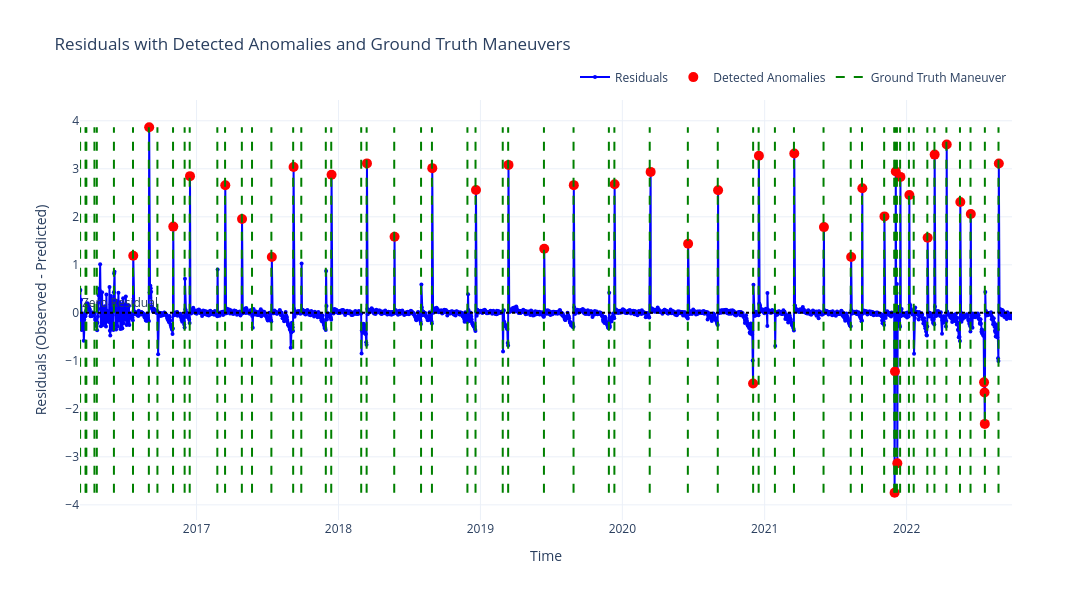

This figure's notebook cell:
### Markdown cell above
### Residuals with detected anomaly and ground truth maneuver

### Code cell
#Residual range for drawing maneuver lines 
residuals_min = df_result["residuals"].min()
residuals_max = df_result["residuals"].max()

# Create figure 
fig = go.Figure()

# Residuals
fig.add_trace(go.Scatter(
    x=df_result.index,
    y=df_result["residuals"],
    mode='lines+markers',
    name='Residuals',
    marker=dict(size=4),
    line=dict(color='blue')
))

#  Detected Anomalies
fig.add_trace(go.Scatter(
    x=df_result[df_result["anomaly"]].index,
    y=df_result[df_result["anomaly"]]["residuals"],
    mode='markers',
    name='Detected Anomalies',
    marker=dict(color='red', size=10, symbol='circle'),
    hovertemplate='Anomaly Date: %{x|%Y-%m-%d}<br>Residual: %{y:.4f}'
))

# Ground Truth Maneuver Lines
for _, row in ground_truth_df_test.iterrows():
    maneuver_date = row["Start_Timestamp"]
    fig.add_trace(go.Scatter(
        x=[maneuver_date, maneuver_date],
        y=[residuals_min, residuals_max],
        mode='lines',
        line=dict(color='green', dash='dash'),
        name='Ground Truth Maneuver',
        hoverinfo='text',
        text=[f"Maneuver Date: {maneuver_date.strftime('%Y-%m-%d')}"] * 2,
        showlegend=False
    ))
fig.add_trace(go.Scatter(
    x=[None],
    y=[None],
    mode='lines',
    line=dict(color='green', dash='dash'),
    name='Ground Truth Maneuver'
))
fig.add_hline(
    y=0,
    line_dash="dot",
    line_color="black",
    annotation_text="Zero Residual",
    annotation_position="top left"
)
fig.update_layout(
    title='Residuals with Detected Anomalies and Ground Truth Maneuvers',
    xaxis_title='Time',
    yaxis_title='Residuals (Observed - Predicted)',
    template='plotly_white',
    width=1400,
    height=600,
    legend=dict(
        orientation="h",
        yanchor="bottom",
        y=1.02,
        xanchor="right",
        x=1
    ),
    xaxis_range=[df_result.index.min(), df_result.index.max()]
)

fig.show()

### Figure 1 — Plotly figure (JSON) as saved in the notebook; plotly's stock layout.template omitted (floating-point values rounded to 4 significant figures; data arrays with more than 128 entries replaced by an {"elided": "..."} marker saying what was removed)
{"data": [{"line": {"color": "blue"}, "marker": {"size": 4}, "mode": "lines+markers", "name": "Residuals", "type": "scatter", "x": {"elided": "2382 str values"}, "y": {"elided": "2382 float values"}}, {"hovertemplate": "Anomaly Date: %{x|%Y-%m-%d}<br>Residual: %{y:.4f}", "marker": {"color": "red", "size": 10, "symbol": "circle"}, "mode": "markers", "name": "Detected Anomalies", "type": "scatter", "x": ["2016-07-22T04:45:05.575680+00:00", "2016-09-01T03:41:28.252607+00:00", "2016-11-02T03:34:02.368128+00:00", "2016-12-15T03:19:01.216128+00:00", "2017-03-15T21:16:15.042144+00:00", "2017-04-27T22:42:22.430015+00:00", "2017-07-13T14:21:12.840192+00:00", "2017-09-07T11:47:45.469535+00:00", "2017-12-14T04:22:41.753279+00:00", "2018-03-15T05:03:52.221311+00:00", "2018-05-25T04:22:49.531007+00:00", "2018-08-30T04:07:46.538688+00:00", "2018-12-20T14:09:58.006943+00:00", "2019-03-14T04:26:31.200576+00:00", "2019-06-14T03:00:37.035359+00:00", "2019-08-29T03:30:27.052416+00:00", "2019-12-12T03:07:58.987775+00:00", "2020-03-13T18:31:52.796639+00:00", "2020-06-18T03:08:08.697407+00:00", "2020-09-03T04:52:48.385919+00:00", "2020-12-02T04:19:06.321792+00:00", "2020-12-17T04:30:18.828288+00:00", "2021-03-18T03:30:32.395392+00:00", "2021-06-02T10:44:32.803296+00:00", "2021-08-11T10:29:32.710560+00:00", "2021-09-09T02:53:12.168672+00:00", "2021-11-05T01:34:41.152512+00:00", "2021-12-01T03:41:51.011231+00:00", "2021-12-02T03:15:39.499775+00:00", "2021-12-04T04:04:16.705055+00:00", "2021-12-08T04:00:33.219360+00:00", "2021-12-16T03:53:03.264575+00:00", "2022-01-08T02:15:50.967359+00:00", "2022-02-24T03:38:08.857824+00:00", "2022-03-14T04:11:47.338079+00:00", "2022-04-14T04:08:05.604575+00:00", "2022-05-19T04:00:37.243008+00:00", "2022-06-15T04:00:36.599327+00:00", "2022-07-19T04:19:15.808512+00:00", "2022-07-20T10:37:01.368479+00:00", "2022-07-21T03:26:53.338560+00:00", "2022-08-26T04:34:09.049727+00:00"], "y": [1.19, 3.865, 1.796, 2.846, 2.657, 1.954, 1.161, 3.036, 2.877, 3.112, 1.583, 3.013, 2.557, 3.081, 1.334, 2.659, 2.679, 2.935, 1.44, 2.551, -1.472, 3.273, 3.318, 1.786, 1.163, 2.594, 2.008, -3.748, -1.224, 2.944, -3.133, 2.831, 2.453, 1.565, 3.295, 3.506, 2.307, 2.058, -1.448, -1.659, -2.314, 3.111]}, {"hoverinfo": "text", "line": {"color": "green", "dash": "dash"}, "mode": "lines", "name": "Ground Truth Maneuver", "showlegend": false, "text": ["Maneuver Date: 2016-03-07", "Maneuver Date: 2016-03-07"], "type": "scatter", "x": ["2016-03-07T12:21:00+00:00", "2016-03-07T12:21:00+00:00"], "y": [-3.748, 3.865]}, {"hoverinfo": "text", "line": {"color": "green", "dash": "dash"}, "mode": "lines", "name": "Ground Truth Maneuver", "showlegend": false, "text": ["Maneuver Date: 2016-03-21", "Maneuver Date: 2016-03-21"], "type": "scatter", "x": ["2016-03-21T11:16:00+00:00", "2016-03-21T11:16:00+00:00"], "y": [-3.748, 3.865]}, {"hoverinfo": "text", "line": {"color": "green", "dash": "dash"}, "mode": "lines", "name": "Ground Truth Maneuver", "showlegend": false, "text": ["Maneuver Date: 2016-03-23", "Maneuver Date: 2016-03-23"], "type": "scatter", "x": ["2016-03-23T13:27:00+00:00", "2016-03-23T13:27:00+00:00"], "y": [-3.748, 3.865]}, {"hoverinfo": "text", "line": {"color": "green", "dash": "dash"}, "mode": "lines", "name": "Ground Truth Maneuver", "showlegend": false, "text": ["Maneuver Date: 2016-04-13", "Maneuver Date: 2016-04-13"], "type": "scatter", "x": ["2016-04-13T09:11:00+00:00", "2016-04-13T09:11:00+00:00"], "y": [-3.748, 3.865]}, {"hoverinfo": "text", "line": {"color": "green", "dash": "dash"}, "mode": "lines", "name": "Ground Truth Maneuver", "showlegend": false, "text": ["Maneuver Date: 2016-04-19", "Maneuver Date: 2016-04-19"], "type": "scatter", "x": ["2016-04-19T12:03:00+00:00", "2016-04-19T12:03:00+00:00"], "y": [-3.748, 3.865]}, {"hoverinfo": "text", "line": {"color": "green", "dash": "dash"}, "mode": "lines", "name": "Ground Truth Maneuver", "showlegend": false, "text": ["Maneuver Date: 2016-06-02", "Maneuver Date: 2016-06-02"], "type": "scatter", "x": ["2016-06-02T11:14:00+00:00", "2016-06-02T11:14:00+00:00"], "y": [-3.748, 3.865]}, {"hoverinfo": "text", "line": {"color": "green", "dash": "dash"}, "mode": "lines", "name": "Ground Truth Maneuver", "showlegend": false, "text": ["Maneuver Date: 2016-07-21", "Maneuver Date: 2016-07-21"], "type": "scatter", "x": ["2016-07-21T12:45:00+00:00", "2016-07-21T12:45:00+00:00"], "y": [-3.748, 3.865]}, {"hoverinfo": "text", "line": {"color": "green", "dash": "dash"}, "mode": "lines", "name": "Ground Truth Maneuver", "showlegend": false, "text": ["Maneuver Date: 2016-08-31", "Maneuver Date: 2016-08-31"], "type": "scatter", "x": ["2016-08-31T07:25:00+00:00", "2016-08-31T07:25:00+00:00"], "y": [-3.748, 3.865]}, {"hoverinfo": "text", "line": {"color": "green", "dash": "dash"}, "mode": "lines", "name": "Ground Truth Maneuver", "showlegend": false, "text": ["Maneuver Date: 2016-09-22", "Maneuver Date: 2016-09-22"], "type": "scatter", "x": ["2016-09-22T07:59:00+00:00", "2016-09-22T07:59:00+00:00"], "y": [-3.748, 3.865]}, {"hoverinfo": "text", "line": {"color": "green", "dash": "dash"}, "mode": "lines", "name": "Ground Truth Maneuver", "showlegend": false, "text": ["Maneuver Date: 2016-11-01", "Maneuver Date: 2016-11-01"], "type": "scatter", "x": ["2016-11-01T12:05:00+00:00", "2016-11-01T12:05:00+00:00"], "y": [-3.748, 3.865]}, {"hoverinfo": "text", "line": {"color": "green", "dash": "dash"}, "mode": "lines", "name": "Ground Truth Maneuver", "showlegend": false, "text": ["Maneuver Date: 2016-12-01", "Maneuver Date: 2016-12-01"], "type": "scatter", "x": ["2016-12-01T08:00:00+00:00", "2016-12-01T08:00:00+00:00"], "y": [-3.748, 3.865]}, {"hoverinfo": "text", "line": {"color": "green", "dash": "dash"}, "mode": "lines", "name": "Ground Truth Maneuver", "showlegend": false, "text": ["Maneuver Date: 2016-12-14", "Maneuver Date: 2016-12-14"], "type": "scatter", "x": ["2016-12-14T08:46:00+00:00", "2016-12-14T08:46:00+00:00"], "y": [-3.748, 3.865]}, {"hoverinfo": "text", "line": {"color": "green", "dash": "dash"}, "mode": "lines", "name": "Ground Truth Maneuver", "showlegend": false, "text": ["Maneuver Date: 2017-02-23", "Maneuver Date: 2017-02-23"], "type": "scatter", "x": ["2017-02-23T09:40:00+00:00", "2017-02-23T09:40:00+00:00"], "y": [-3.748, 3.865]}, {"hoverinfo": "text", "line": {"color": "green", "dash": "dash"}, "mode": "lines", "name": "Ground Truth Maneuver", "showlegend": false, "text": ["Maneuver Date: 2017-03-15", "Maneuver Date: 2017-03-15"], "type": "scatter", "x": ["2017-03-15T07:42:00+00:00", "2017-03-15T07:42:00+00:00"], "y": [-3.748, 3.865]}, {"hoverinfo": "text", "line": {"color": "green", "dash": "dash"}, "mode": "lines", "name": "Ground Truth Maneuver", "showlegend": false, "text": ["Maneuver Date: 2017-04-27", "Maneuver Date: 2017-04-27"], "type": "scatter", "x": ["2017-04-27T10:58:00+00:00", "2017-04-27T10:58:00+00:00"], "y": [-3.748, 3.865]}, {"hoverinfo": "text", "line": {"color": "green", "dash": "dash"}, "mode": "lines", "name": "Ground Truth Maneuver", "showlegend": false, "text": ["Maneuver Date: 2017-05-23", "Maneuver Date: 2017-05-23"], "type": "scatter", "x": ["2017-05-23T14:35:00+00:00", "2017-05-23T14:35:00+00:00"], "y": [-3.748, 3.865]}, {"hoverinfo": "text", "line": {"color": "green", "dash": "dash"}, "mode": "lines", "name": "Ground Truth Maneuver", "showlegend": false, "text": ["Maneuver Date: 2017-07-12", "Maneuver Date: 2017-07-12"], "type": "scatter", "x": ["2017-07-12T09:45:00+00:00", "2017-07-12T09:45:00+00:00"], "y": [-3.748, 3.865]}, {"hoverinfo": "text", "line": {"color": "green", "dash": "dash"}, "mode": "lines", "name": "Ground Truth Maneuver", "showlegend": false, "text": ["Maneuver Date: 2017-09-06", "Maneuver Date: 2017-09-06"], "type": "scatter", "x": ["2017-09-06T10:26:00+00:00", "2017-09-06T10:26:00+00:00"], "y": [-3.748, 3.865]}, {"hoverinfo": "text", "line": {"color": "green", "dash": "dash"}, "mode": "lines", "name": "Ground Truth Maneuver", "showlegend": false, "text": ["Maneuver Date: 2017-09-27", "Maneuver Date: 2017-09-27"], "type": "scatter", "x": ["2017-09-27T08:08:00+00:00", "2017-09-27T08:08:00+00:00"], "y": [-3.748, 3.865]}, {"hoverinfo": "text", "line": {"color": "green", "dash": "dash"}, "mode": "lines", "name": "Ground Truth Maneuver", "showlegend": false, "text": ["Maneuver Date: 2017-11-29", "Maneuver Date: 2017-11-29"], "type": "scatter", "x": ["2017-11-29T09:20:00+00:00", "2017-11-29T09:20:00+00:00"], "y": [-3.748, 3.865]}, {"hoverinfo": "text", "line": {"color": "green", "dash": "dash"}, "mode": "lines", "name": "Ground Truth Maneuver", "showlegend": false, "text": ["Maneuver Date: 2017-12-13", "Maneuver Date: 2017-12-13"], "type": "scatter", "x": ["2017-12-13T08:09:00+00:00", "2017-12-13T08:09:00+00:00"], "y": [-3.748, 3.865]}, {"hoverinfo": "text", "line": {"color": "green", "dash": "dash"}, "mode": "lines", "name": "Ground Truth Maneuver", "showlegend": false, "text": ["Maneuver Date: 2018-02-28", "Maneuver Date: 2018-02-28"], "type": "scatter", "x": ["2018-02-28T10:05:00+00:00", "2018-02-28T10:05:00+00:00"], "y": [-3.748, 3.865]}, {"hoverinfo": "text", "line": {"color": "green", "dash": "dash"}, "mode": "lines", "name": "Ground Truth Maneuver", "showlegend": false, "text": ["Maneuver Date: 2018-03-14", "Maneuver Date: 2018-03-14"], "type": "scatter", "x": ["2018-03-14T08:46:00+00:00", "2018-03-14T08:46:00+00:00"], "y": [-3.748, 3.865]}, {"hoverinfo": "text", "line": {"color": "green", "dash": "dash"}, "mode": "lines", "name": "Ground Truth Maneuver", "showlegend": false, "text": ["Maneuver Date: 2018-05-24", "Maneuver Date: 2018-05-24"], "type": "scatter", "x": ["2018-05-24T08:12:00+00:00", "2018-05-24T08:12:00+00:00"], "y": [-3.748, 3.865]}, {"hoverinfo": "text", "line": {"color": "green", "dash": "dash"}, "mode": "lines", "name": "Ground Truth Maneuver", "showlegend": false, "text": ["Maneuver Date: 2018-08-01", "Maneuver Date: 2018-08-01"], "type": "scatter", "x": ["2018-08-01T08:15:00+00:00", "2018-08-01T08:15:00+00:00"], "y": [-3.748, 3.865]}, {"hoverinfo": "text", "line": {"color": "green", "dash": "dash"}, "mode": "lines", "name": "Ground Truth Maneuver", "showlegend": false, "text": ["Maneuver Date: 2018-08-29", "Maneuver Date: 2018-08-29"], "type": "scatter", "x": ["2018-08-29T07:48:00+00:00", "2018-08-29T07:48:00+00:00"], "y": [-3.748, 3.865]}, {"hoverinfo": "text", "line": {"color": "green", "dash": "dash"}, "mode": "lines", "name": "Ground Truth Maneuver", "showlegend": false, "text": ["Maneuver Date: 2018-11-28", "Maneuver Date: 2018-11-28"], "type": "scatter", "x": ["2018-11-28T13:45:00+00:00", "2018-11-28T13:45:00+00:00"], "y": [-3.748, 3.865]}, {"hoverinfo": "text", "line": {"color": "green", "dash": "dash"}, "mode": "lines", "name": "Ground Truth Maneuver", "showlegend": false, "text": ["Maneuver Date: 2018-12-19", "Maneuver Date: 2018-12-19"], "type": "scatter", "x": ["2018-12-19T09:31:00+00:00", "2018-12-19T09:31:00+00:00"], "y": [-3.748, 3.865]}, {"hoverinfo": "text", "line": {"color": "green", "dash": "dash"}, "mode": "lines", "name": "Ground Truth Maneuver", "showlegend": false, "text": ["Maneuver Date: 2019-02-27", "Maneuver Date: 2019-02-27"], "type": "scatter", "x": ["2019-02-27T09:15:00+00:00", "2019-02-27T09:15:00+00:00"], "y": [-3.748, 3.865]}, {"hoverinfo": "text", "line": {"color": "green", "dash": "dash"}, "mode": "lines", "name": "Ground Truth Maneuver", "showlegend": false, "text": ["Maneuver Date: 2019-03-13", "Maneuver Date: 2019-03-13"], "type": "scatter", "x": ["2019-03-13T08:08:00+00:00", "2019-03-13T08:08:00+00:00"], "y": [-3.748, 3.865]}, {"hoverinfo": "text", "line": {"color": "green", "dash": "dash"}, "mode": "lines", "name": "Ground Truth Maneuver", "showlegend": false, "text": ["Maneuver Date: 2019-06-13", "Maneuver Date: 2019-06-13"], "type": "scatter", "x": ["2019-06-13T08:23:00+00:00", "2019-06-13T08:23:00+00:00"], "y": [-3.748, 3.865]}, {"hoverinfo": "text", "line": {"color": "green", "dash": "dash"}, "mode": "lines", "name": "Ground Truth Maneuver", "showlegend": false, "text": ["Maneuver Date: 2019-08-28", "Maneuver Date: 2019-08-28"], "type": "scatter", "x": ["2019-08-28T12:12:00+00:00", "2019-08-28T12:12:00+00:00"], "y": [-3.748, 3.865]}, {"hoverinfo": "text", "line": {"color": "green", "dash": "dash"}, "mode": "lines", "name": "Ground Truth Maneuver", "showlegend": false, "text": ["Maneuver Date: 2019-11-27", "Maneuver Date: 2019-11-27"], "type": "scatter", "x": ["2019-11-27T08:05:00+00:00", "2019-11-27T08:05:00+00:00"], "y": [-3.748, 3.865]}, {"hoverinfo": "text", "line": {"color": "green", "dash": "dash"}, "mode": "lines", "name": "Ground Truth Maneuver", "showlegend": false, "text": ["Maneuver Date: 2019-12-11", "Maneuver Date: 2019-12-11"], "type": "scatter", "x": ["2019-12-11T11:57:00+00:00", "2019-12-11T11:57:00+00:00"], "y": [-3.748, 3.865]}, {"hoverinfo": "text", "line": {"color": "green", "dash": "dash"}, "mode": "lines", "name": "Ground Truth Maneuver", "showlegend": false, "text": ["Maneuver Date: 2020-03-11", "Maneuver Date: 2020-03-11"], "type": "scatter", "x": ["2020-03-11T09:11:00+00:00", "2020-03-11T09:11:00+00:00"], "y": [-3.748, 3.865]}, {"hoverinfo": "text", "line": {"color": "green", "dash": "dash"}, "mode": "lines", "name": "Ground Truth Maneuver", "showlegend": false, "text": ["Maneuver Date: 2020-06-17", "Maneuver Date: 2020-06-17"], "type": "scatter", "x": ["2020-06-17T10:13:00+00:00", "2020-06-17T10:13:00+00:00"], "y": [-3.748, 3.865]}, {"hoverinfo": "text", "line": {"color": "green", "dash": "dash"}, "mode": "lines", "name": "Ground Truth Maneuver", "showlegend": false, "text": ["Maneuver Date: 2020-09-02", "Maneuver Date: 2020-09-02"], "type": "scatter", "x": ["2020-09-02T08:34:00+00:00", "2020-09-02T08:34:00+00:00"], "y": [-3.748, 3.865]}, {"hoverinfo": "text", "line": {"color": "green", "dash": "dash"}, "mode": "lines", "name": "Ground Truth Maneuver", "showlegend": false, "text": ["Maneuver Date: 2020-12-02", "Maneuver Date: 2020-12-02"], "type": "scatter", "x": ["2020-12-02T07:47:00+00:00", "2020-12-02T07:47:00+00:00"], "y": [-3.748, 3.865]}, {"hoverinfo": "text", "line": {"color": "green", "dash": "dash"}, "mode": "lines", "name": "Ground Truth Maneuver", "showlegend": false, "text": ["Maneuver Date: 2020-12-16", "Maneuver Date: 2020-12-16"], "type": "scatter", "x": ["2020-12-16T11:39:00+00:00", "2020-12-16T11:39:00+00:00"], "y": [-3.748, 3.865]}, {"hoverinfo": "text", "line": {"color": "green", "dash": "dash"}, "mode": "lines", "name": "Ground Truth Maneuver", "showlegend": false, "text": ["Maneuver Date: 2021-01-27", "Maneuver Date: 2021-01-27"], "type": "scatter", "x": ["2021-01-27T08:23:00+00:00", "2021-01-27T08:23:00+00:00"], "y": [-3.748, 3.865]}, {"hoverinfo": "text", "line": {"color": "green", "dash": "dash"}, "mode": "lines", "name": "Ground Truth Maneuver", "showlegend": false, "text": ["Maneuver Date: 2021-03-17", "Maneuver Date: 2021-03-17"], "type": "scatter", "x": ["2021-03-17T07:11:00+00:00", "2021-03-17T07:11:00+00:00"], "y": [-3.748, 3.865]}, {"hoverinfo": "text", "line": {"color": "green", "dash": "dash"}, "mode": "lines", "name": "Ground Truth Maneuver", "showlegend": false, "text": ["Maneuver Date: 2021-06-01", "Maneuver Date: 2021-06-01"], "type": "scatter", "x": ["2021-06-01T09:30:00+00:00", "2021-06-01T09:30:00+00:00"], "y": [-3.748, 3.865]}, {"hoverinfo": "text", "line": {"color": "green", "dash": "dash"}, "mode": "lines", "name": "Ground Truth Maneuver", "showlegend": false, "text": ["Maneuver Date: 2021-08-10", "Maneuver Date: 2021-08-10"], "type": "scatter", "x": ["2021-08-10T09:15:00+00:00", "2021-08-10T09:15:00+00:00"], "y": [-3.748, 3.865]}, {"hoverinfo": "text", "line": {"color": "green", "dash": "dash"}, "mode": "lines", "name": "Ground Truth Maneuver", "showlegend": false, "text": ["Maneuver Date: 2021-09-08", "Maneuver Date: 2021-09-08"], "type": "scatter", "x": ["2021-09-08T06:33:00+00:00", "2021-09-08T06:33:00+00:00"], "y": [-3.748, 3.865]}, {"hoverinfo": "text", "line": {"color": "green", "dash": "dash"}, "mode": "lines", "name": "Ground Truth Maneuver", "showlegend": false, "text": ["Maneuver Date: 2021-11-04", "Maneuver Date: 2021-11-04"], "type": "scatter", "x": ["2021-11-04T07:10:00+00:00", "2021-11-04T07:10:00+00:00"], "y": [-3.748, 3.865]}, {"hoverinfo": "text", "line": {"color": "green", "dash": "dash"}, "mode": "lines", "name": "Ground Truth Maneuver", "showlegend": false, "text": ["Maneuver Date: 2021-11-30", "Maneuver Date: 2021-11-30"], "type": "scatter", "x": ["2021-11-30T02:42:00+00:00", "2021-11-30T02:42:00+00:00"], "y": [-3.748, 3.865]}, {"hoverinfo": "text", "line": {"color": "green", "dash": "dash"}, "mode": "lines", "name": "Ground Truth Maneuver", "showlegend": false, "text": ["Maneuver Date: 2021-12-03", "Maneuver Date: 2021-12-03"], "type": "scatter", "x": ["2021-12-03T02:55:00+00:00", "2021-12-03T02:55:00+00:00"], "y": [-3.748, 3.865]}, {"hoverinfo": "text", "line": {"color": "green", "dash": "dash"}, "mode": "lines", "name": "Ground Truth Maneuver", "showlegend": false, "text": ["Maneuver Date: 2021-12-07", "Maneuver Date: 2021-12-07"], "type": "scatter", "x": ["2021-12-07T03:00:00+00:00", "2021-12-07T03:00:00+00:00"], "y": [-3.748, 3.865]}, {"hoverinfo": "text", "line": {"color": "green", "dash": "dash"}, "mode": "lines", "name": "Ground Truth Maneuver", "showlegend": false, "text": ["Maneuver Date: 2021-12-15", "Maneuver Date: 2021-12-15"], "type": "scatter", "x": ["2021-12-15T07:39:00+00:00", "2021-12-15T07:39:00+00:00"], "y": [-3.748, 3.865]}, {"hoverinfo": "text", "line": {"color": "green", "dash": "dash"}, "mode": "lines", "name": "Ground Truth Maneuver", "showlegend": false, "text": ["Maneuver Date: 2022-01-07", "Maneuver Date: 2022-01-07"], "type": "scatter", "x": ["2022-01-07T00:09:00+00:00", "2022-01-07T00:09:00+00:00"], "y": [-3.748, 3.865]}, {"hoverinfo": "text", "line": {"color": "green", "dash": "dash"}, "mode": "lines", "name": "Ground Truth Maneuver", "showlegend": false, "text": ["Maneuver Date: 2022-01-19", "Maneuver Date: 2022-01-19"], "type": "scatter", "x": ["2022-01-19T07:30:00+00:00", "2022-01-19T07:30:00+00:00"], "y": [-3.748, 3.865]}, {"hoverinfo": "text", "line": {"color": "green", "dash": "dash"}, "mode": "lines", "name": "Ground Truth Maneuver", "showlegend": false, "text": ["Maneuver Date: 2022-02-23", "Maneuver Date: 2022-02-23"], "type": "scatter", "x": ["2022-02-23T07:38:00+00:00", "2022-02-23T07:38:00+00:00"], "y": [-3.748, 3.865]}, {"hoverinfo": "text", "line": {"color": "green", "dash": "dash"}, "mode": "lines", "name": "Ground Truth Maneuver", "showlegend": false, "text": ["Maneuver Date: 2022-03-13", "Maneuver Date: 2022-03-13"], "type": "scatter", "x": ["2022-03-13T14:37:00+00:00", "2022-03-13T14:37:00+00:00"], "y": [-3.748, 3.865]}, {"hoverinfo": "text", "line": {"color": "green", "dash": "dash"}, "mode": "lines", "name": "Ground Truth Maneuver", "showlegend": false, "text": ["Maneuver Date: 2022-04-13", "Maneuver Date: 2022-04-13"], "type": "scatter", "x": ["2022-04-13T07:56:00+00:00", "2022-04-13T07:56:00+00:00"], "y": [-3.748, 3.865]}, {"hoverinfo": "text", "line": {"color": "green", "dash": "dash"}, "mode": "lines", "name": "Ground Truth Maneuver", "showlegend": false, "text": ["Maneuver Date: 2022-05-18", "Maneuver Date: 2022-05-18"], "type": "scatter", "x": ["2022-05-18T06:08:00+00:00", "2022-05-18T06:08:00+00:00"], "y": [-3.748, 3.865]}, {"hoverinfo": "text", "line": {"color": "green", "dash": "dash"}, "mode": "lines", "name": "Ground Truth Maneuver", "showlegend": false, "text": ["Maneuver Date: 2022-06-14", "Maneuver Date: 2022-06-14"], "type": "scatter", "x": ["2022-06-14T09:30:00+00:00", "2022-06-14T09:30:00+00:00"], "y": [-3.748, 3.865]}, {"hoverinfo": "text", "line": {"color": "green", "dash": "dash"}, "mode": "lines", "name": "Ground Truth Maneuver", "showlegend": false, "text": ["Maneuver Date: 2022-07-21", "Maneuver Date: 2022-07-21"], "type": "scatter", "x": ["2022-07-21T06:41:00+00:00", "2022-07-21T06:41:00+00:00"], "y": [-3.748, 3.865]}, {"hoverinfo": "text", "line": {"color": "green", "dash": "dash"}, "mode": "lines", "name": "Ground Truth Maneuver", "showlegend": false, "text": ["Maneuver Date: 2022-08-25", "Maneuver Date: 2022-08-25"], "type": "scatter", "x": ["2022-08-25T08:13:00+00:00", "2022-08-25T08:13:00+00:00"], "y": [-3.748, 3.865]}, {"line": {"color": "green", "dash": "dash"}, "mode": "lines", "name": "Ground Truth Maneuver", "type": "scatter", "x": [null], "y": [null]}], "layout": {"annotations": [{"showarrow": false, "text": "Zero Residual", "x": 0, "xanchor": "left", "xref": "x domain", "y": 0, "yanchor": "bottom", "yref": "y"}], "height": 600, "legend": {"orientation": "h", "x": 1, "xanchor": "right", "y": 1.02, "yanchor": "bottom"}, "shapes": [{"line": {"color": "black", "dash": "dot"}, "type": "line", "x0": 0, "x1": 1, "xref": "x domain", "y0": 0, "y1": 0, "yref": "y"}], "title": {"text": "Residuals with Detected Anomalies and Ground Truth Maneuvers"}, "width": 1400, "xaxis": {"range": ["2016-03-07T05:37:27.298272+00:00", "2022-09-29T01:30:56.336255+00:00"], "title": {"text": "Time"}}, "yaxis": {"title": {"text": "Residuals (Observed - Predicted)"}}}}
